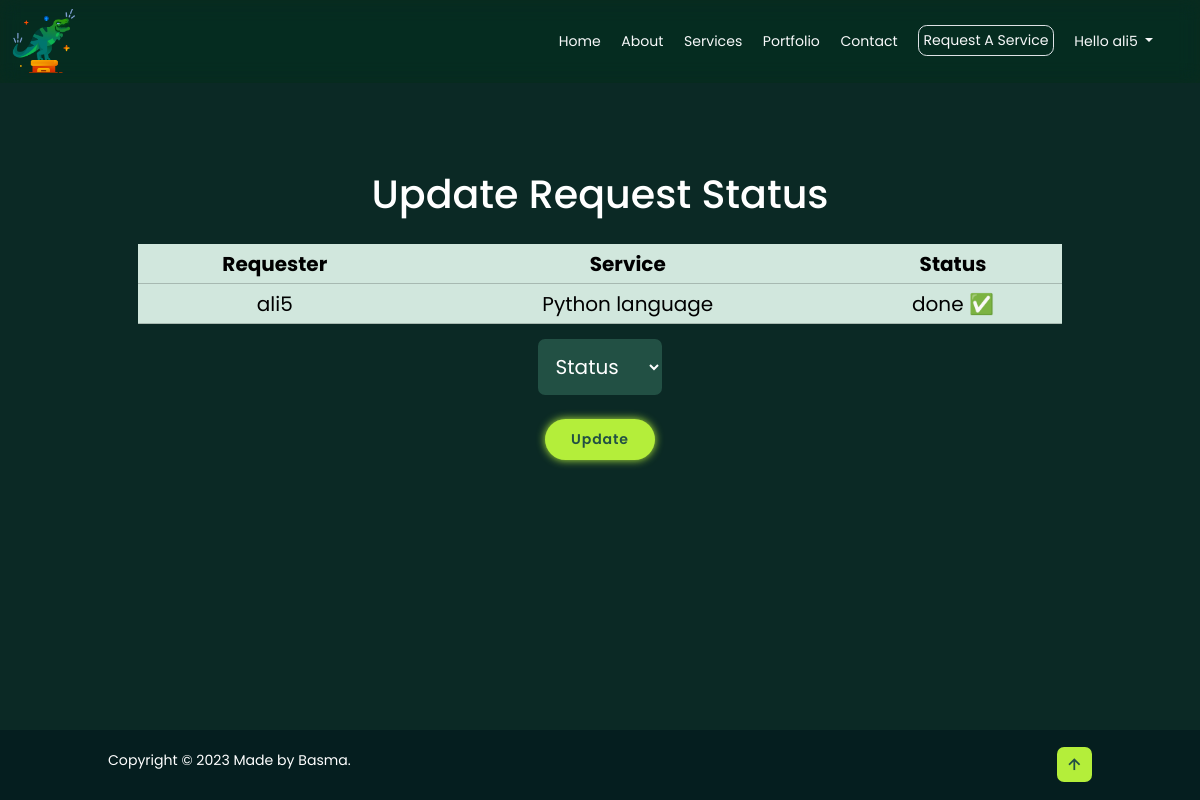
/service/request/28 (signed in), run on the app's committed database.
### service/models.py (models this page shows)
class ServiceRequest(models.Model):
    STATUS_CHOICES = (
        ('pending', 'Pending'),
        ('in_progress', 'In Progress'),
        ('done', 'Done'),
        ('canceled', 'Canceled'),
    )
    user = models.ForeignKey(User, on_delete=models.CASCADE)
    service = models.ForeignKey(Service, on_delete=models.CASCADE)
    status = models.CharField(max_length=20, choices=STATUS_CHOICES)

class Service(models.Model):
    title = models.CharField(max_length=100)
    description = models.TextField()
    image = models.ImageField(upload_to='services/')
    created_at = models.DateTimeField(auto_now_add=True)
    icon = models.CharField(max_length=100, default='bx-cart')

### service/views.py (the view)
# urls.py: path('request/<int:request_id>', views.update_service_request, name='update_service_request'),
@login_required
def update_service_request(request, request_id):
    service_request = get_object_or_404(ServiceRequest, id=request_id)
    if request.method == 'POST':
        service_request.status = request.POST['status']
        service_request.save()
        return redirect('service:manager_requests')
    return render(request, 'services/update_service_request.html', {'service_request': service_request})

### service/templates/services/update_service_request.html (shortened to what this page needs)
{% extends 'main/base.html' %}
{% load static %}
{% block content %}
<section class="contact" id="contact">
    <h2 class="heading text-center">Update Request Status</h2>
    <table class="table table-success rounded-4">
        <thead>
            <tr style="font-size: 20px; text-align: center;">
                <th scope="col">Requester</th>
                <th scope="col">Service</th>
                <th scope="col">Status</th>
            </tr>
        </thead>
        <tbody>
              <tr style="font-size: 20px;  text-align: center;">
                <td>{{ service_request.user.username }}</td>
                <td>{{ service_request.service.title }}</td>
                {% if service_request.status == 'done' %}
                <td>{{ service_request.status }} ✅</td>
                {% endif %}
              </tr>
            </tbody>
          </table>
    <form method="post" enctype="multipart/form-data">
        <select class=" my-input" style="font-size: 20px; width: 20%;" name="status" required>
            <option value="" disabled selected>Status</option>
        </select><br>
        <input type="submit" value="Update" class="btn">
    </form>
  </section>
{% endblock %}

### main/templates/main/base.html (shortened to what this page needs)
{% load static %}
<!DOCTYPE html>
<html lang="en">
<head>
    <link href="https://cdn.jsdelivr.net/npm/bootstrap@5.3.1/dist/css/bootstrap.min.css" rel="stylesheet">
    <link href='https://unpkg.com/boxicons@2.1.4/css/boxicons.min.css' rel='stylesheet'>
    <link rel="stylesheet" href="{% static 'css/style.css' %}">
</head>
<body style="background-color: #0B2925 !important;">
    <nav class="navbar navbar-expand-lg sticky-top" style="
    background-color: rgb(5, 51, 12, 0.2);
    z-index: 2;
    backdrop-filter: blur(10px) saturate(125%);
    -webkit-backdrop-filter: blur(10px) saturate(125%);">
        <div class="container">
            <a href="/" class=""><img src="{% static 'images/log7.png' %}" class="logo" alt=""></a>
          <div class="collapse navbar-collapse" id="navbarNav">
            <ul class="navbar-nav w-100 justify-content-around">
              <li class="nav-item">
                <a href="/#" class="link-light link-offset-2 link-offset-3-hover link-underline link-underline-opacity-0 link-underline-opacity-75-hover">Home</a>
              </li>
              <li class="nav-item">
                <a href="/#about"  class="link-light link-offset-2 link-offset-3-hover link-underline link-underline-opacity-0 link-underline-opacity-75-hover">About</a>
              </li>
              <li class="nav-item">
                <a href="/#services"  class="link-light link-offset-2 link-offset-3-hover link-underline link-underline-opacity-0 link-underline-opacity-75-hover">Services</a>
            </li>
              <li class="nav-item">
                <a href="/#portfolio"  class="link-light link-offset-2 link-offset-3-hover link-underline link-underline-opacity-0 link-underline-opacity-75-hover">Portfolio</a>
            </li>
            <li class="nav-item">
                <a href="/#contact"  class="link-light link-offset-2 link-offset-3-hover link-underline link-underline-opacity-0 link-underline-opacity-75-hover">Contact</a>
            </li>
            {% if user.is_authenticated %}
            <li class="nav-item">
              <a href="{% url 'service:service_list' %}"  class=" border p-2 rounded-4 link-light link-offset-2 link-offset-3-hover link-underline link-underline-opacity-0 link-underline-opacity-75-hover">Request A Service</a>
            </li>
          {% endif %}
            <li class="nav-item">
                <div class="dropdown">
                    <a class="link-light link-offset-2 link-offset-3-hover link-underline link-underline-opacity-0 link-underline-opacity-75-hover dropdown-toggle" type="button" id="dropdownMenuButton1" data-bs-toggle="dropdown" aria-expanded="false">
                      {% if user.is_authenticated %}
                      Hello {{ user.username }}
                      {% else %}
                      Account
                      {% endif %}
                    </a>
                  </div>
            </li>
          </div>
        </div>
    </nav>
    <div class="container">
        {% block content %}
        {% endblock %}
    </div>
    <footer class="footer" style="background-color: #051E1F!important;">
        <div class="footer-text">
          <p>Copyright &copy; 2023 Made by Basma.</p>
        </div>
        <div class="footer-iconTop">
            <a style="text-decoration: none;" href="#home"><i class='bx bx-up-arrow-alt'></i></a>
        </div>
    </footer>
</body>
</html>

### BasmaSite/static/css/style.css (style rules this page uses)
* { box-sizing: border-box; text-decoration: none; border: none; outline: none; scroll-behavior: smooth; font-family: 'Poppins', sans-serif; }
:root { --bg-color: #0d3607cc; --second-bg-color: #225044; --text-color: #fff; --main-color: #B4EE3A!important; }
html { font-size: 62.5%; overflow-x: hidden; }
body { background-color:var(--bg-color); color: var(--text-color); display: flex; flex-direction: column; min-height: 100vh; }
section { min-height: 100vh; padding: 10rem 9% 2rem; }
.logo { left: -6%; width: 15%; float: left; position: relative; margin-top: -3px; }
.navbar a { font-size: 1.6rem; transition: .3s; }
.btn { display: inline-block; padding: 1rem 2.8rem; background: var(--main-color); border-radius: 4rem; box-shadow: 0 0 1rem var(--main-color); font-size: 1.6rem; color: var(--second-bg-color); letter-spacing: .1rem; font-weight: 600; transition: .5s ease; }
.heading { text-align: center; font-size: 4.5rem; }
.contact { min-height: auto; padding-bottom: 7rem; }
.contact h2 { margin-bottom: 3rem; }
.contact form { max-width: 70rem; margin: 1rem auto; text-align: center; margin-bottom: 3rem; }
.my-input { width: 100%; padding: 1.5rem; font-size: 1.6rem; color: var(--text-color); background: var(--second-bg-color); border-radius: .8rem; margin: .7rem 0; }
.contact form .btn { margin-top: 2rem; cursor: pointer; }
.footer { width: 100%; display: flex; padding: 2rem 9%; color: white; text-align: center; margin-top: auto; bottom: 0; justify-content: space-between; align-items: center; flex-wrap: wrap; background: var(--second-bg-color); }
.footer-text p { font-size: 1.6rem; }
.footer-iconTop a { display: inline-flex; justify-content: center; align-items: center; padding: .8rem; background: var(--main-color); border-radius: .8rem; transition: .5s ease; }
.footer-iconTop a i { font-size: 2.4rem; color: var(--second-bg-color); }
@media (max-width: 1200px) { html { font-size: 55%; } }

### data on the page
ServiceRequest: user.username "ali5", service "Python language", status "done"

### other printed values
{{ user.username }} "ali5"
